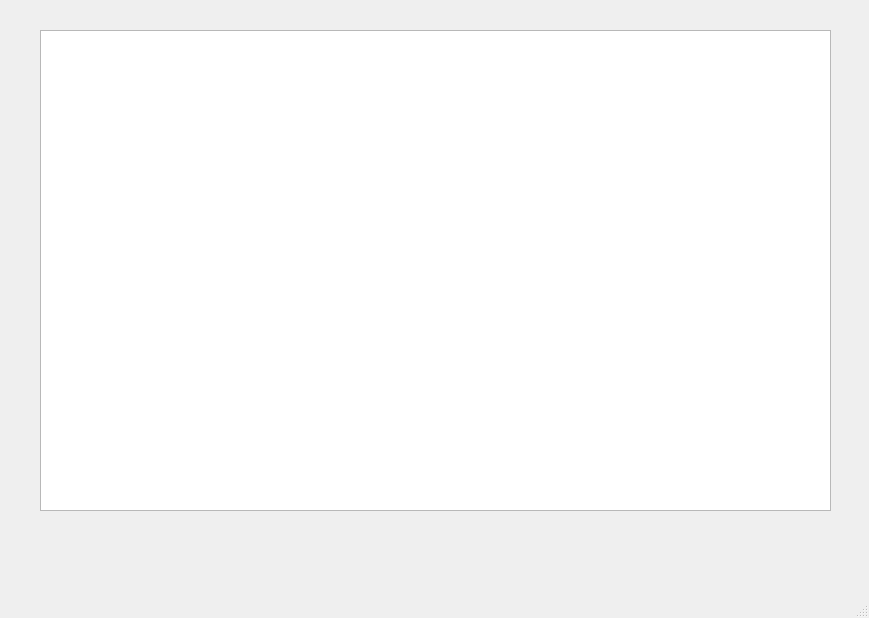
<?xml version="1.0" encoding="UTF-8"?>
<ui version="4.0">
 <class>MainWindow</class>
 <widget class="QMainWindow" name="MainWindow">
  <property name="geometry">
   <rect>
    <x>0</x>
    <y>0</y>
    <width>869</width>
    <height>618</height>
   </rect>
  </property>
  <property name="windowTitle">
   <string>MainWindow</string>
  </property>
  <widget class="QWidget" name="centralwidget">
   <widget class="QTextEdit" name="textEdit">
    <property name="geometry">
     <rect>
      <x>40</x>
      <y>30</y>
      <width>791</width>
      <height>481</height>
     </rect>
    </property>
   </widget>
  </widget>
  <widget class="QMenuBar" name="menubar">
   <property name="geometry">
    <rect>
     <x>0</x>
     <y>0</y>
     <width>869</width>
     <height>23</height>
    </rect>
   </property>
  </widget>
  <widget class="QStatusBar" name="statusbar"/>
 </widget>
 <resources/>
 <connections/>
</ui>
